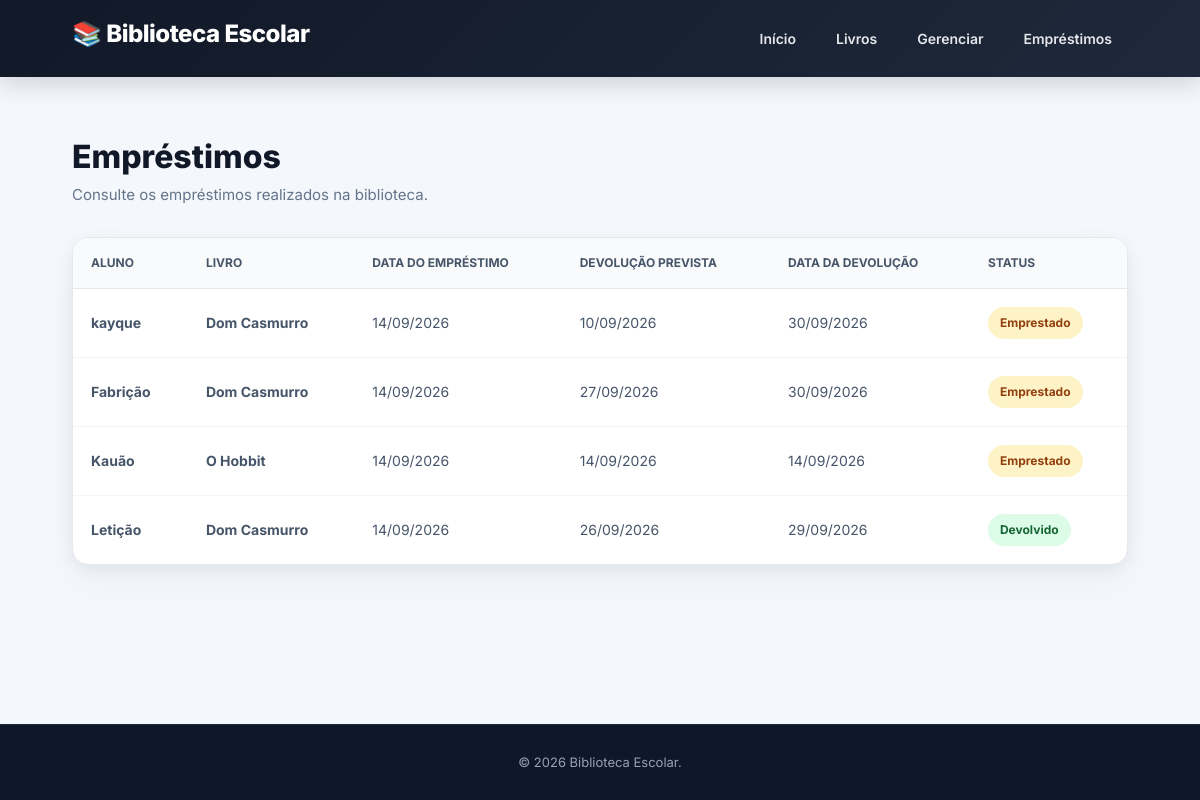
The app's page /emprestimos/, older data.
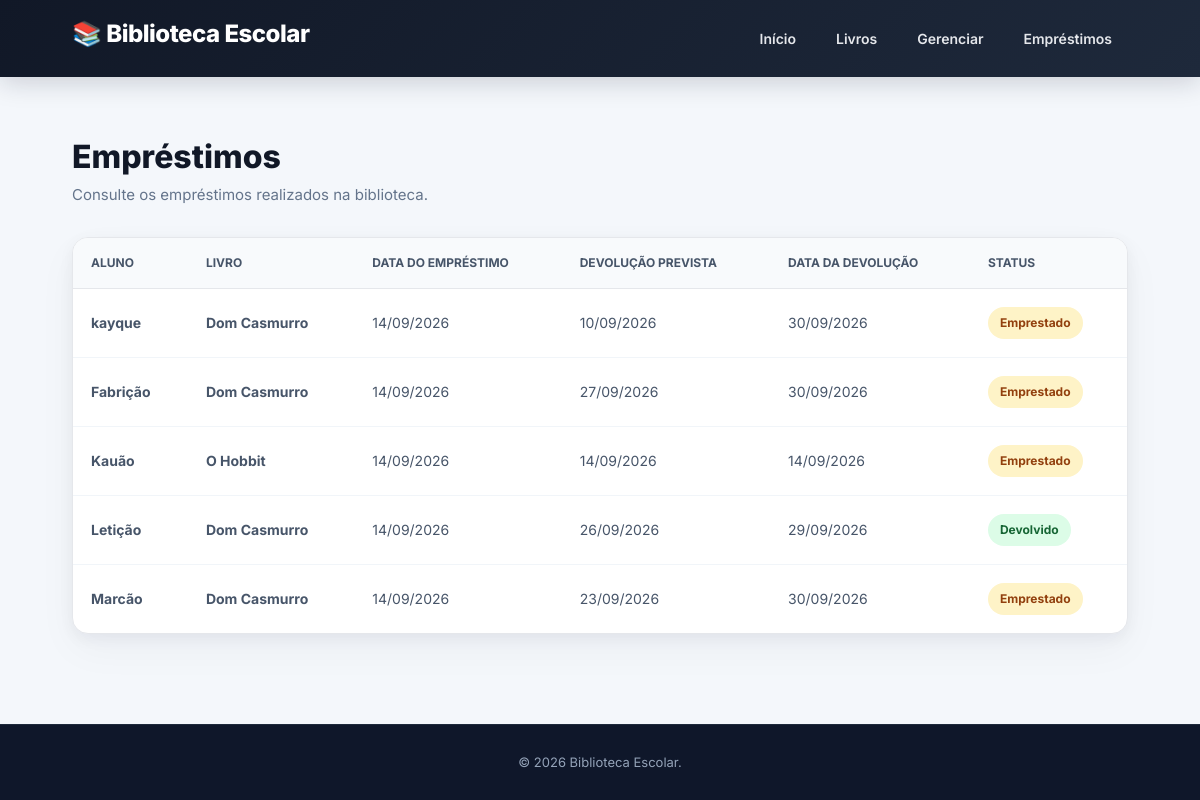
The same page, newer data.
### Central/models.py (models this page shows, shortened)
class Emprestimo(models.Model):
    aluno = models.ForeignKey(Aluno, on_delete=models.CASCADE)
    livro = models.ForeignKey(Livro, on_delete=models.CASCADE)
    data_emprestimo = models.DateField(auto_now_add=True)
    data_devolucao_prevista = models.DateField()
    data_devolucao = models.DateField(null=True, blank=True)
    status = models.CharField(
        max_length=20,
        choices=[
            ('Emprestado', 'emprestado'),
            ('Devolvido', 'devolvido'),
        ],
        default='Emprestado'
    )

class Aluno(models.Model):
    nome = models.CharField(max_length=100)
    matricula = models.CharField(max_length=20, unique=True)
    email = models.EmailField()
    turma = models.CharField(max_length=50)
    data_cadastro = models.DateField(auto_now_add=True)

class Livro(models.Model):
    titulo = models.CharField(max_length=200)
    autor = models.CharField(max_length=150)
    isbn = models.CharField(max_length=20)
    editora = models.CharField(max_length=100)
    ano_publicacao = models.IntegerField()
    categoria = models.CharField(max_length=100)
    quantidade = models.PositiveIntegerField(default=1)
    disponiveis = models.PositiveIntegerField(default=1)
    descricao = models.TextField(blank=True)
    capa = models.ImageField(
        upload_to='capas/',
        blank=True,
        null=True,
        verbose_name='Capa do livro',
    )

### Central/views.py (the view)
def lista_emprestimos(request):
    emprestimos = Emprestimo.objects.all().order_by(
        '-data_emprestimo'
    )
    return render(
        request,
        'pages/emprestimos.html',
        {'emprestimos': emprestimos}
    )

### Central/templates/pages/emprestimos.html (shortened to what this page needs)
{% load static %}
<!doctype html>
<html lang="pt-br">
  <head>
    <link
      href="https://cdn.jsdelivr.net/npm/bootstrap@5.3.8/dist/css/bootstrap.min.css"
      rel="stylesheet"
    />
    <link rel="stylesheet" href="{% static 'css/style.css' %}" />
  </head>
  <body>
    <header class="header">
      <div class="container">
        <h1>Biblioteca Escolar</h1>
        <nav>
          <a href="{% url 'inicio' %}">
            Início
          </a>
          <a href="{% url 'lista_livros' %}">
            Livros
          </a>
          <a href="/admin/">
            Gerenciar
          </a>
          <a href="{% url 'lista_emprestimos' %}">
            Empréstimos
          </a>
        </nav>
      </div>
    </header>
    <main class="emprestimos">
      <div class="container">
        <div class="emprestimos-header">
          <h2>Empréstimos</h2>
          <p>
            Consulte os empréstimos realizados na biblioteca.
          </p>
        </div>
        <div class="emprestimos-tabela">
          <table>
            <thead>
              <tr>
                <th>Aluno</th>
                <th>Livro</th>
                <th>Data do empréstimo</th>
                <th>Devolução prevista</th>
                <th>Data da devolução</th>
                <th>Status</th>
              </tr>
            </thead>
            <tbody>
              {% for emprestimo in emprestimos %}
              <tr>
                <td class="emprestimo-aluno">
                  {{ emprestimo.aluno.nome }}
                </td>
                <td class="emprestimo-livro">
                  {{ emprestimo.livro.titulo }}
                </td>
                <td>
                  {{ emprestimo.data_emprestimo|date:"d/m/Y" }}
                </td>
                <td>
                  {{ emprestimo.data_devolucao_prevista|date:"d/m/Y" }}
                </td>
                <td>
                  {% if emprestimo.data_devolucao %}
                    {{ emprestimo.data_devolucao|date:"d/m/Y" }}
                  {% else %}
                    -
                  {% endif %}
                </td>
                <td>
                  {% if emprestimo.status == 'Emprestado' %}
                    <span class="status-emprestado">
                      Emprestado
                    </span>
                  {% else %}
                    <span class="status-devolvido">
                      Devolvido
                    </span>
                  {% endif %}
                </td>
              </tr>
              {% empty %}
              <tr>
                <td colspan="6" class="sem-emprestimos">
                  Nenhum empréstimo cadastrado.
                </td>
              </tr>
              {% endfor %}
            </tbody>
          </table>
        </div>
      </div>
    </main>
    <footer class="footer">
      <div class="container">
        <p>
          © 2026 Biblioteca Escolar.
        </p>
      </div>
    </footer>
  </body>
</html>

Row changes from the older to the newer data that the page shows:
added Emprestimo: aluno.nome "Marcão", livro.titulo "Dom Casmurro", data_emprestimo "14/09/2026", data_devolucao_prevista "23/09/2026", data_devolucao "30/09/2026", status "Emprestado"
